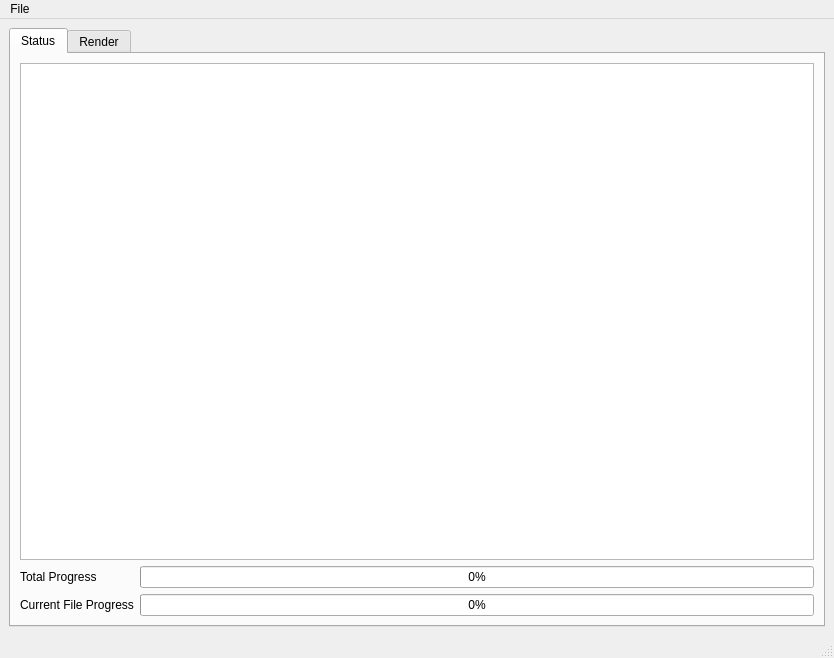
<?xml version="1.0" encoding="UTF-8"?>
<ui version="4.0">
 <class>MainWindow</class>
 <widget class="QMainWindow" name="MainWindow">
  <property name="geometry">
   <rect>
    <x>0</x>
    <y>0</y>
    <width>834</width>
    <height>658</height>
   </rect>
  </property>
  <property name="windowTitle">
   <string>ArcAsciiToImage</string>
  </property>
  <property name="tabShape">
   <enum>QTabWidget::Triangular</enum>
  </property>
  <widget class="QWidget" name="centralwidget">
   <layout class="QVBoxLayout" name="verticalLayout">
    <item>
     <widget class="QTabWidget" name="tabWidget">
      <property name="currentIndex">
       <number>0</number>
      </property>
      <widget class="QWidget" name="tab">
       <attribute name="title">
        <string>Status</string>
       </attribute>
       <layout class="QVBoxLayout" name="verticalLayout_4">
        <item>
         <widget class="QTextEdit" name="debugTextEdit">
          <property name="autoFormatting">
           <set>QTextEdit::AutoBulletList</set>
          </property>
          <property name="readOnly">
           <bool>true</bool>
          </property>
          <property name="html">
           <string>&lt;!DOCTYPE HTML PUBLIC &quot;-//W3C//DTD HTML 4.0//EN&quot; &quot;http://www.w3.org/TR/REC-html40/strict.dtd&quot;&gt;
&lt;html&gt;&lt;head&gt;&lt;meta name=&quot;qrichtext&quot; content=&quot;1&quot; /&gt;&lt;style type=&quot;text/css&quot;&gt;
p, li { white-space: pre-wrap; }
&lt;/style&gt;&lt;/head&gt;&lt;body style=&quot; font-family:'Ubuntu'; font-size:11pt; font-weight:400; font-style:normal;&quot;&gt;
&lt;p style=&quot;-qt-paragraph-type:empty; margin-top:0px; margin-bottom:0px; margin-left:0px; margin-right:0px; -qt-block-indent:0; text-indent:0px;&quot;&gt;&lt;br /&gt;&lt;/p&gt;&lt;/body&gt;&lt;/html&gt;</string>
          </property>
         </widget>
        </item>
        <item>
         <layout class="QHBoxLayout" name="horizontalLayout">
          <item>
           <layout class="QVBoxLayout" name="verticalLayout_3">
            <item>
             <widget class="QLabel" name="label">
              <property name="text">
               <string>Total Progress</string>
              </property>
             </widget>
            </item>
            <item>
             <widget class="QLabel" name="label_2">
              <property name="text">
               <string>Current File Progress</string>
              </property>
             </widget>
            </item>
           </layout>
          </item>
          <item>
           <layout class="QVBoxLayout" name="verticalLayout_2">
            <item>
             <widget class="QProgressBar" name="totalProgressBar">
              <property name="maximum">
               <number>1000</number>
              </property>
              <property name="value">
               <number>0</number>
              </property>
             </widget>
            </item>
            <item>
             <widget class="QProgressBar" name="currentFilePsrogressBar">
              <property name="maximum">
               <number>1000</number>
              </property>
              <property name="value">
               <number>0</number>
              </property>
             </widget>
            </item>
           </layout>
          </item>
         </layout>
        </item>
       </layout>
      </widget>
      <widget class="QWidget" name="tab_2">
       <attribute name="title">
        <string>Render</string>
       </attribute>
       <layout class="QVBoxLayout" name="verticalLayout_5">
        <item>
         <widget class="QLabel" name="renderOutput">
          <property name="text">
           <string/>
          </property>
         </widget>
        </item>
        <item>
         <widget class="QProgressBar" name="tileRenderProgress">
          <property name="maximum">
           <number>1000</number>
          </property>
          <property name="value">
           <number>0</number>
          </property>
         </widget>
        </item>
       </layout>
      </widget>
     </widget>
    </item>
   </layout>
  </widget>
  <widget class="QMenuBar" name="menubar">
   <property name="geometry">
    <rect>
     <x>0</x>
     <y>0</y>
     <width>834</width>
     <height>25</height>
    </rect>
   </property>
   <widget class="QMenu" name="menuFile">
    <property name="title">
     <string>File</string>
    </property>
    <addaction name="actionSave"/>
    <addaction name="actionOpen"/>
   </widget>
   <addaction name="menuFile"/>
  </widget>
  <widget class="QStatusBar" name="statusbar"/>
  <action name="actionSave">
   <property name="text">
    <string>Save</string>
   </property>
  </action>
  <action name="actionOpen">
   <property name="text">
    <string>Open</string>
   </property>
  </action>
 </widget>
 <resources/>
 <connections/>
</ui>
